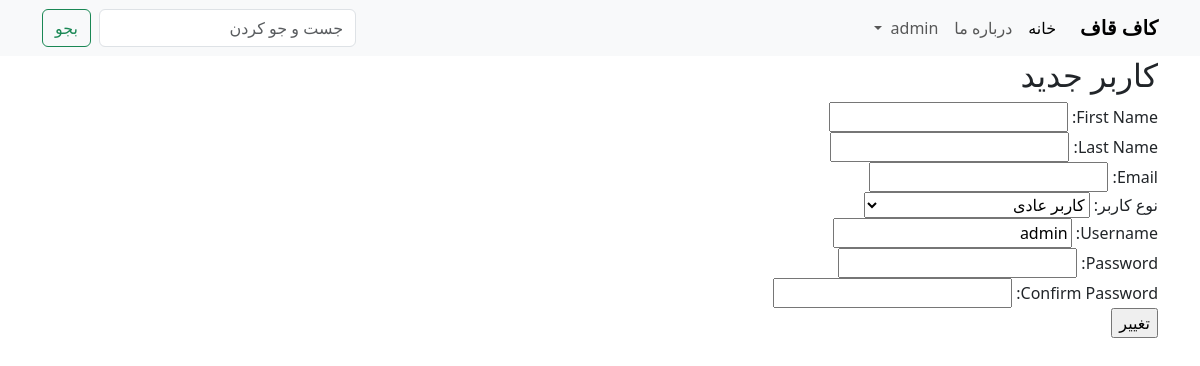
Before: /dashboard/users/change/1 (signed in) with the older database file.
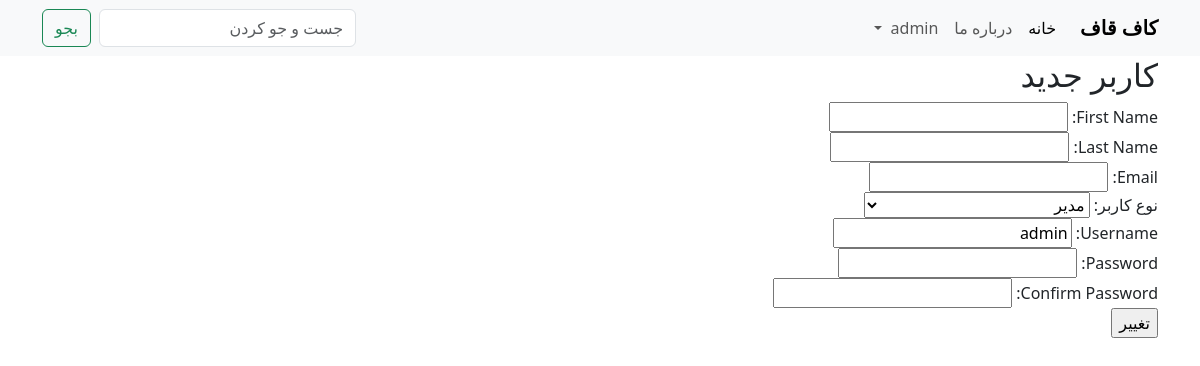
After: the same page with the newer database file.
### account/models.py (models this page shows, shortened)
class User(AbstractUser):
    user_types = [
        ('manager', 'Manager'),
        ('employee', 'Employee'),
        ('normal', 'Normal User'),
    ]
    phone_number = models.CharField(max_length=15, blank=True, null=True)
    type = models.CharField(max_length=10, choices=user_types, default='normal')
    @property
    def is_manager(self):
        return self.type == 'manager'
    @property
    def is_employee(self):
        return self.type == 'employee'
    @property
    def is_normal(self):
        return self.type == 'normal'

### dashboard/views.py (the view, shortened to what this page needs)
# urls.py: path("users/change/<int:user_id>", change_user, name="change_user"),
@login_required
def change_user(request, user_id):
    user = User.objects.get(id=user_id)
    return render(request, 'users/change.html', {"user": user})

### dashboard/templates/users/change.html (shortened to what this page needs)
{% extends "base.html" %}
{% block content %}
    <h2>کاربر جدید</h2>
    <form method="post" action="{% url 'change_user' user.id %}">
        <label for="first_name">First Name:</label>
        <input type="text" value="{{ user.first_name }}" name="first_name"><br>
        <label for="last_name">Last Name:</label>
        <input type="text" value="{{ user.last_name }}" name="last_name"><br>
        <label for="email">Email:</label>
        <input type="email" value="{{ user.email }}" name="email"><br>
        <label for="type">نوع کاربر:</label>
        <select name="type">
            <option value="manager" {% if user.is_manager %}selected{% endif %}>مدیر</option>
            <option value="normal" {% if user.is_normal %}selected{% endif %}>کاربر عادی</option>
        </select><br>
        <label for="username">Username:</label>
        <input type="text" name="username" value="{{ user.username }}"><br>
        <label for="password1">Password:</label>
        <input type="password" name="password1" minlength="8"><br>
        <label for="password2">Confirm Password:</label>
        <input type="password" name="password2" minlength="8"><br>
        <input type="submit" value="تغییر">
    </form>
{% endblock content %}

Changed rows visible on the page:
changed User "admin": type "کاربر عادی" → "مدیر"
